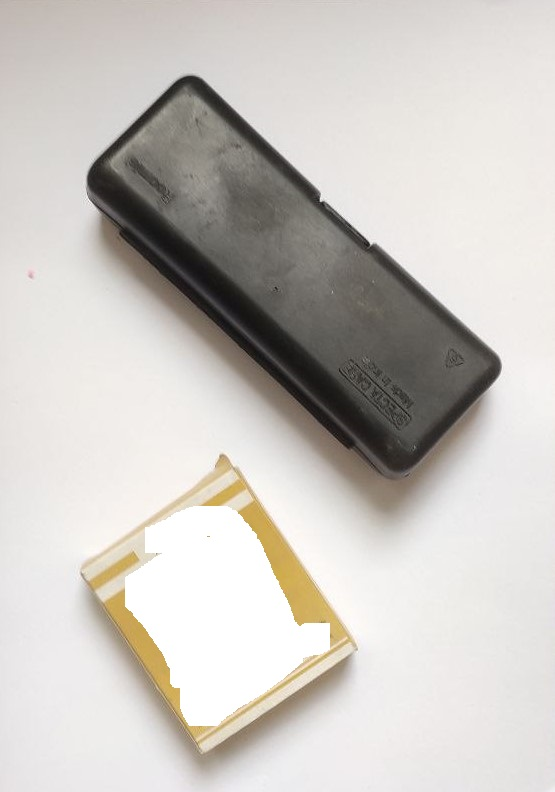
#> input picture images/image/5.jpg, 555 x 792 px, given in place of video2.mp4, which was not available
$ python final1_video.py
#> lines starting #> are read from the running program, lines starting #| are printed output that depends on the picture; after the words box and inside, x2 and y2 are one past the last pixel; in counts of white or black regions, pixels touching at a corner belong together; pictures that were not available may be replaced by others from this repository, and a replacement may not be noted
import cv2
import numpy as np
import pandas as pd
from scipy.spatial.distance import euclidean


# import the opencv library
import cv2


# define a video capture object
cap = cv2.VideoCapture('images/video2.mp4')

while(True):

	# Capture the video frame by frame
	ret, frame = cap.read()
#> frame is the input picture: shape (792, 555, 3); mean B, G, R 194.1, 199, 203
	# img = cv2.imread('images/image/1.jpg')
	gray = cv2.cvtColor(frame,cv2.COLOR_BGR2GRAY)
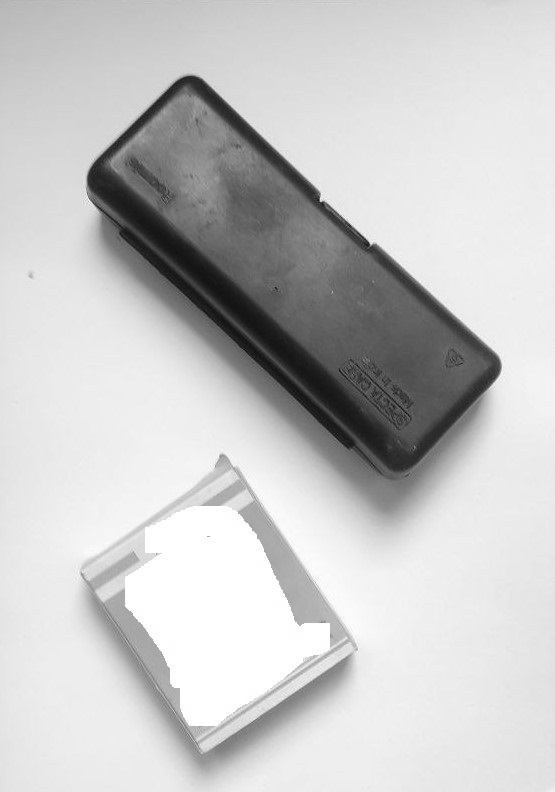
#> gray: shape (792, 555); min 15, max 255, mean 199.7
	blur = cv2.GaussianBlur(gray,(9,9),0)
	canny = cv2.Canny(blur,50,100)
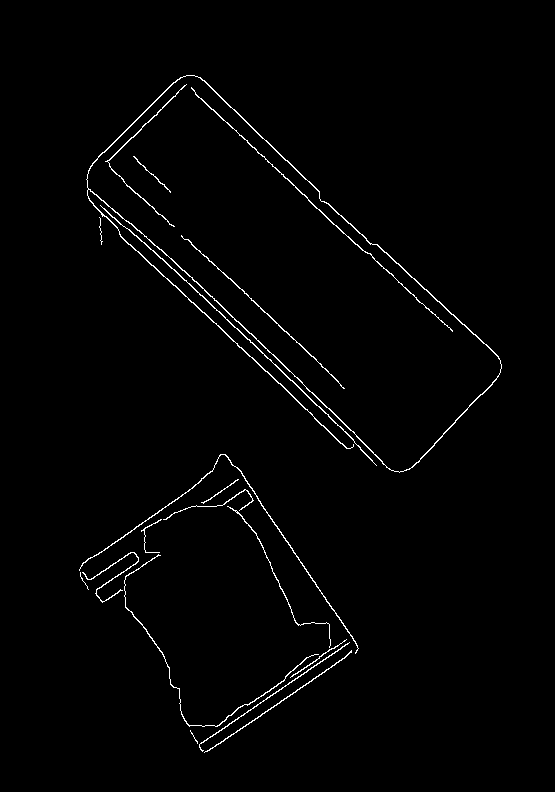
#> canny: shape (792, 555); 1.4% white in thin lines or dots, all inside (x1, y1, x2, y2) = (79, 75, 502, 753)
	dilate = cv2.dilate(canny,None,iterations=2)
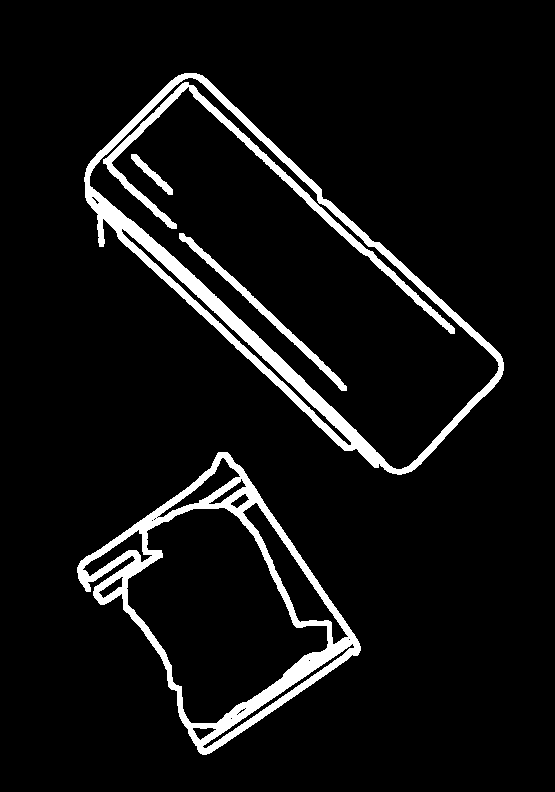
#> dilate: shape (792, 555); 7% white; 5 white regions, box (x1, y1, x2, y2) and area: (84, 73, 504, 475) 12970, (77, 452, 361, 755) 11983, (103, 82, 455, 334) 3945, (179, 233, 347, 391) 1576, (131, 154, 173, 195) 384
	erode = cv2.erode(dilate,None,iterations=2)
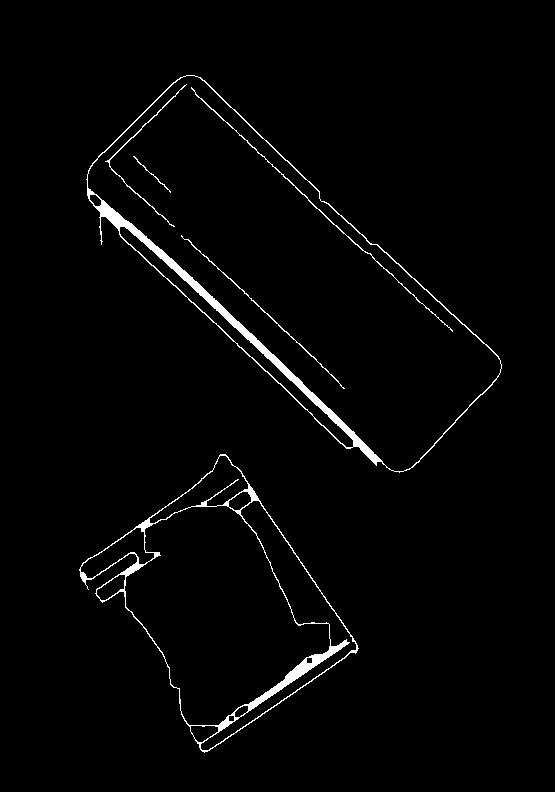
#> erode: shape (792, 555); 2% white; 6 white regions

	ret,thresh = cv2.threshold(erode,50,255,cv2.THRESH_BINARY)
	# thresh = cv2.resize(thresh,(360,360))

	cnts,hierarchy = cv2.findContours(thresh, cv2.RETR_EXTERNAL,cv2.CHAIN_APPROX_SIMPLE)
#> cnts = 2 contours; box (x1, y1, x2, y2) and area: (86, 75, 502, 473) 72952, (79, 454, 359, 753) 39614

	cnts = sorted(cnts, key=cv2.contourArea, reverse=True)
	cnts = [x for x in cnts if cv2.contourArea(x) >3000]

	biggest = cnts[0]
#> biggest = contour of 221 points, box (x1, y1, x2, y2) (86, 75, 502, 473), area 72952

	for cnt in cnts:
		# peri = cv2.arcLength(biggest,True)
		# approx = cv2.approxPolyDP(biggest,0.02*peri,True)
		# box = cv2.boundingRect(approx)
		box = cv2.minAreaRect(cnt)
		box = cv2.boxPoints(box)   # used with minAreaRect only
		box = np.int0(box)

		tl,tr,bl,br = box
		print('coordinates of box:',box)

		width_pixel  = round((euclidean(tl,tr)),2)
		height_pixel = round((euclidean(tr,br)),2)

		width_cm  = round((euclidean(tl,tr)/37.8),2)
		height_cm = round((euclidean(tr,bl)/37.8),2)

		mid_pt_horizontal = (tl[0] + int(abs(tr[0] - tl[0])/2),tl[1]+ int(abs(tr[1] - tl[1])/2))
		# print('mid_pt_horizontal',mid_pt_horizontal)
		mid_pt_vertical = (tr[0] + int(abs(tr[0] - br[0])/2),tl[1]+ int(abs(tr[1] - br[1])/2))
		# print('mid_pt_vertical',mid_pt_vertical)
		print('Width of box:',width_pixel,'Height of box:',height_pixel)
		print('Width of box:',width_cm,'Height of box:',height_cm)

		cv2.putText(frame, "{:.1f} cm".format(width_cm), (int(mid_pt_horizontal[0] -15), int(mid_pt_horizontal[1] -10)), cv2.FONT_HERSHEY_SIMPLEX, 1, (0,0,0), 2)
		cv2.putText(frame, "{:.1f} cm".format(height_cm), (int(mid_pt_vertical[0]-100), int(mid_pt_vertical[1]-100)), cv2.FONT_HERSHEY_SIMPLEX,1, (0,0,0), 2)
#> this loop made 2 passes
#> (tl, tr, bl, br, width_pixel, height_pixel, width_cm, height_cm) on passes 1 to 2: ([379, 504], [55, 201], [185, 62], [509, 365], 443.6, 482.7, 11.74, 5.03), ([200, 756], [66, 557], [226, 449], [360, 649], 239.9, 308.1, 6.35, 5.11)
#| coordinates of box: [[379 504]
#|  [ 55 201]
#|  [185  62]
#|  [509 365]]
#| Width of box: 443.6 Height of box: 482.71
#| Width of box: 11.74 Height of box: 5.03
#| coordinates of box: [[200 756]
#|  [ 66 557]
#|  [226 449]
#|  [360 649]]
#> (further printed lines are left out)
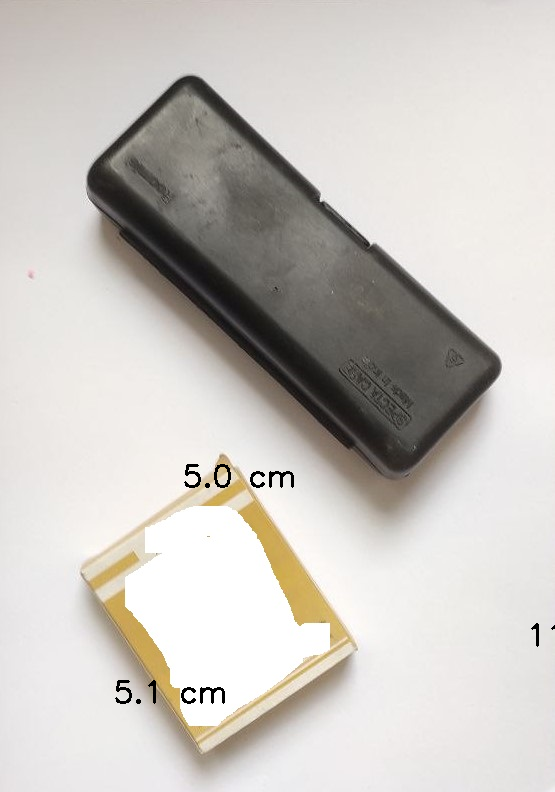
#> frame: shape (792, 555, 3); 0.3% of pixels changed, all inside (x1, y1, x2, y2) = (115, 464, 555, 704)


	cv2.drawContours(frame,[box],-1,(0,255,0),2,lineType=cv2.LINE_AA)
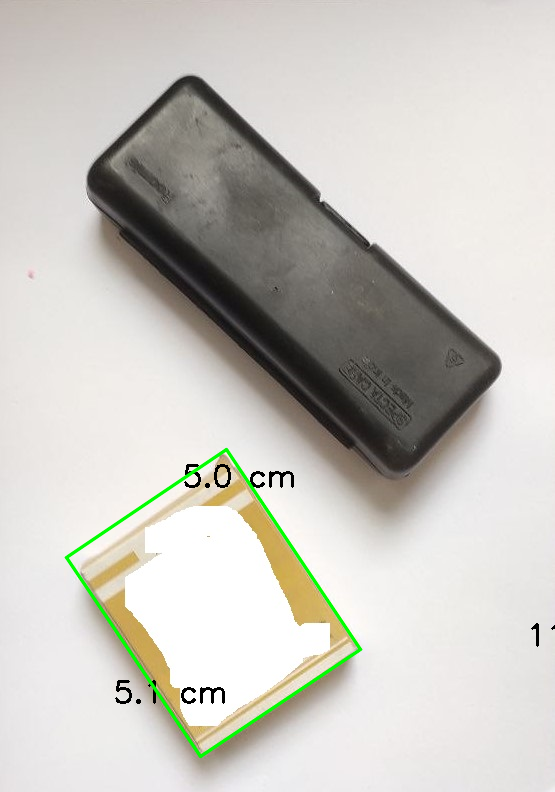
#> frame: shape (792, 555, 3); 0.89% of pixels changed, all inside (x1, y1, x2, y2) = (64, 447, 363, 759)
	# Display the resulting frame
	cv2.imshow('frame', frame)

	# the 'q' button is set as the
	# quitting button you may use any
	# desired button of your choice
	if cv2.waitKey(1) & 0xFF == ord('q'):
#> (key q is pressed here)
		break

# After the loop release the cap object
cap.release()
# Destroy all the windows
cv2.destroyAllWindows()

$ run again, on images/image/7.jpg
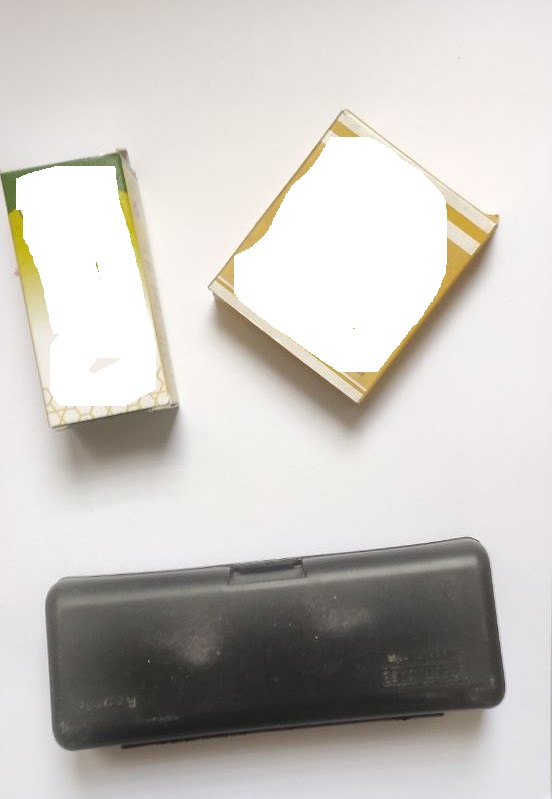
#> input picture images/image/7.jpg, 552 x 799 px, given in place of video2.mp4, which was not available
#> frame is the input picture: shape (799, 552, 3); mean B, G, R 192.3, 197, 200.5
#> `canny = cv2.Canny(blur,50,100)`:
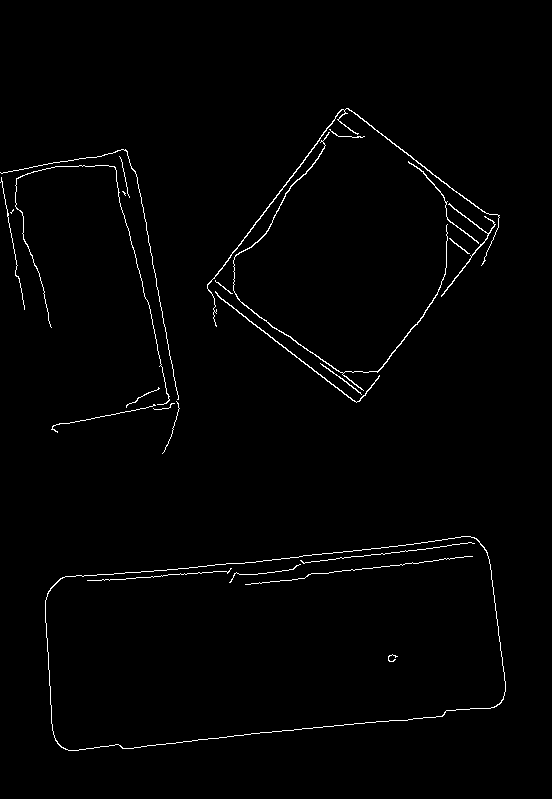
#> canny: shape (799, 552); 1.2% white in thin lines or dots, all inside (x1, y1, x2, y2) = (0, 108, 506, 751)
#> dilate: shape (799, 552); 6.7% white; 5 white regions, box (x1, y1, x2, y2) and area: (205, 106, 502, 405) 11292, (43, 534, 508, 753) 8941, (0, 147, 182, 456) 7706, (243, 554, 475, 587) 1295, (386, 652, 400, 664) 142
#> erode: shape (799, 552); 1.6% white; 5 white regions
#> cnts = 3 contours; box (x1, y1, x2, y2) and area: (45, 536, 506, 751) 77314, (207, 108, 500, 403) 43834, (0, 149, 180, 454) 5144
#> biggest = contour of 272 points, box (x1, y1, x2, y2) (45, 536, 506, 751), area 77314
#> the loop `for cnt in cnts:` made 3 passes
#> (tl, tr, bl, br, width_pixel, height_pixel, width_cm, height_cm) on passes 1 to 3: ([54, 755], [36, 578], [490, 533], [507, 710], 177.9, 489.1, 4.71, 12.07), ([354, 431], [190, 306], [347, 99], [511, 224], 206.2, 331.3, 5.46, 6.87), ([51, 473], [-4, 172], [132, 146], [187, 448], 306, 335.6, 8.09, 3.66)
#> (printed output is left out)
#> `cv2.drawContours(frame,[box],-1,(0,255,0),2,lineType=cv2.LINE_AA)`:
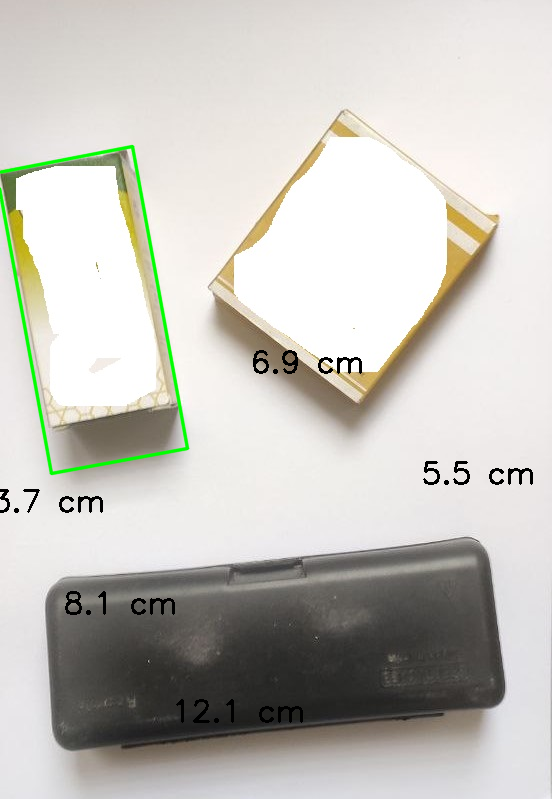
#> frame: shape (799, 552, 3); mean B, G, R 189.9, 196.1, 197.9

$ run again, on images/image/8.jpg
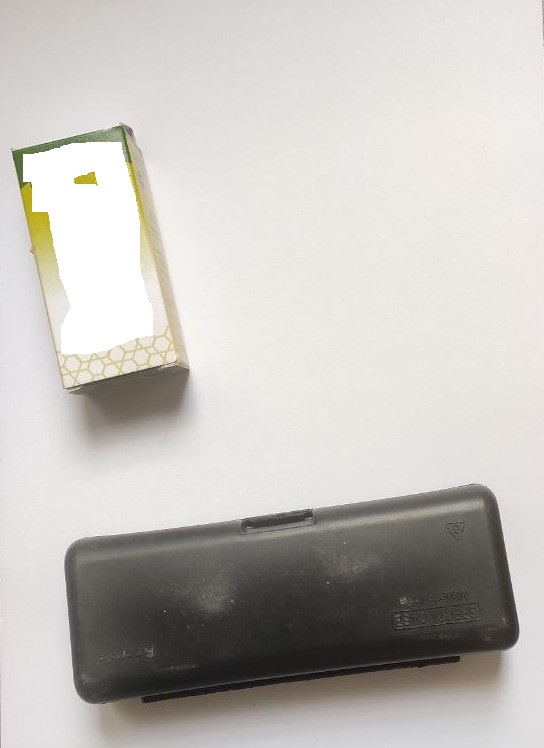
#> input picture images/image/8.jpg, 544 x 748 px, given in place of video2.mp4, which was not available
#> frame is the input picture: shape (748, 544, 3); mean B, G, R 187.9, 192.3, 195.7
#> `canny = cv2.Canny(blur,50,100)`:
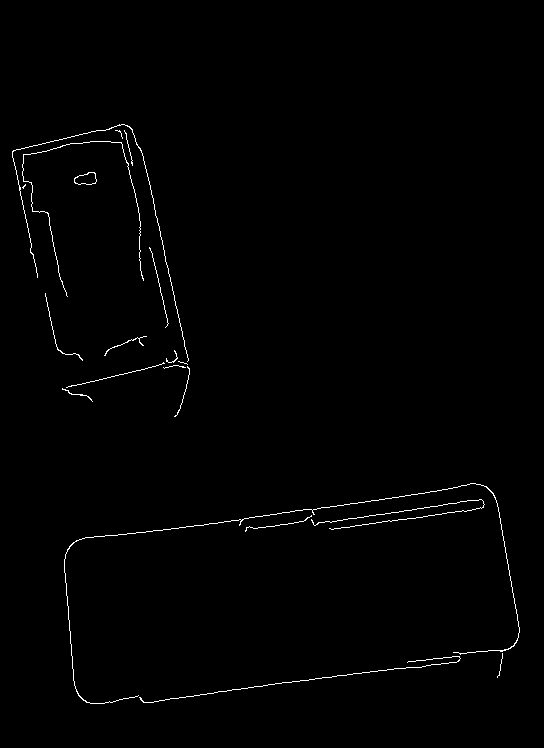
#> canny: shape (748, 544); 0.8% white in thin lines or dots, all inside (x1, y1, x2, y2) = (12, 124, 520, 704)
#> dilate: shape (748, 544); 4.5% white; 6 white regions, box (x1, y1, x2, y2) and area: (62, 481, 522, 706) 9556, (10, 122, 192, 419) 7034, (43, 291, 85, 363) 539, (147, 245, 171, 330) 511, (102, 334, 149, 358) 382, (72, 170, 99, 187) 339
#> `cnts,hierarchy = cv2.findContours(thresh, cv2.RETR_EXTERNAL,cv2.CHAIN_..`: cnts = 6 contours, 2 with area under 20; largest, box (x1, y1, x2, y2) and area: (64, 483, 520, 704) 74100, (12, 124, 190, 417) 1694, (74, 172, 97, 185) 199, (104, 336, 147, 356) 27
#> `cnts = [x for x in cnts if cv2.contourArea(x) >3000]`: cnts = 1 contour; box (x1, y1, x2, y2) and area: (64, 483, 520, 704) 74100
#> biggest = contour of 370 points, box (x1, y1, x2, y2) (64, 483, 520, 704), area 74100
#> the loop `for cnt in cnts:` made 1 pass
#> (tl, tr, bl, br, width_pixel, height_pixel, width_cm, height_cm) on pass 1: ([75, 712], [59, 517], [506, 479], [522, 674], 195.7, 488.9, 5.18, 11.87)
#> (printed output is left out)
#> `cv2.drawContours(frame,[box],-1,(0,255,0),2,lineType=cv2.LINE_AA)`:
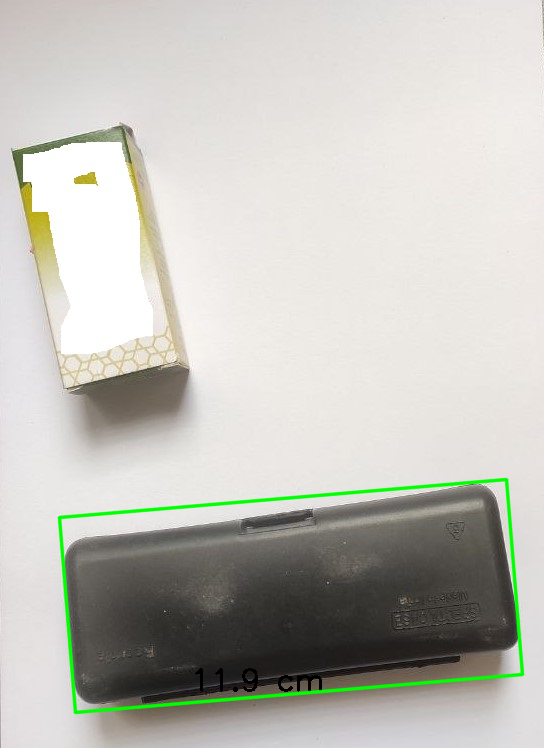
#> frame: shape (748, 544, 3); mean B, G, R 185.9, 193, 193.6
